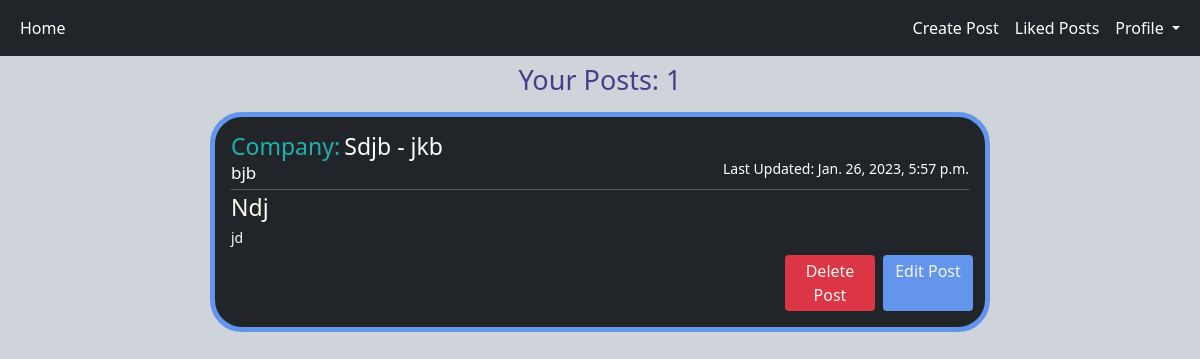
Page /myposts (signed in) on the committed database.
### WOC/models.py (models this page shows, shortened)
class Post(models.Model):
    user = models.CharField(max_length=30)
    id = models.UUIDField(primary_key=True, default=uuid.uuid4)
    company_name = models.CharField(max_length=255)
    title = models.TextField()
    job_profile = models.CharField(max_length=30)
    offer_type = models.CharField(max_length=30)
    year = models.IntegerField()
    posted_at = models.DateTimeField(default=datetime.now)
    main_blog = models.TextField()
    likes = models.IntegerField(default=0)
    creator = models.ForeignKey(Profile, on_delete=models.CASCADE, null=True, related_name='+')
    liked_by = models.ManyToManyField(Profile, default=None, blank=True)

### WOC/views.py (the view)
# urls.py: path('myposts', views.myposts, name='myposts'),
@login_required(login_url='login')
def myposts(request):
    user_profile = Profile.objects.get(user=request.user)
    posts = Post.objects.filter(creator=user_profile).values()
    number_of_post = len(posts)
    if len(posts) != 0:
        return render(request, 'myposts.html',
                      {'user_profile': user_profile, 'posts': posts, 'number_of_post': number_of_post})
    else:
        return render(request, 'nopostpersonal.html')

### templates/myposts.html (shortened to what this page needs)
<!DOCTYPE html>
<html lang="en">
<head>
    <link rel="stylesheet" href="../static/css/home.css">
    <link href="https://cdn.jsdelivr.net/npm/bootstrap@5.3.0-alpha1/dist/css/bootstrap.min.css" rel="stylesheet">
</head>
<body>
<body class="bg-dark-subtle">
<nav class="navbar navbar-expand-lg bg-dark sticky-top">
  <div class="container-fluid ">
    <div class="collapse navbar-collapse " id="navbarSupportedContent">
      <ul class="navbar-nav me-auto mb-0 mb-lg-0 ">
        <li class="nav-item">
          <a class="nav-link active text-white" aria-current="page" href="home">Home</a>
        </li>
          </ul>
        <ul class="navbar-nav ms-auto">
        <li class="nav-item ">
          <a class="nav-link text-white" href="upload">Create Post</a>
        </li>
            <li class="nav-item ">
          <a class="nav-link text-white" href="/likedpost">Liked Posts</a>
        </li>
        <li class="nav-item dropdown">
          <a class="nav-link dropdown-toggle me text-white" href="#" role="button" data-bs-toggle="dropdown" aria-expanded="false" >
            Profile
          </a>
        </li>
      </ul>
    </div>
  </div>
</nav>
<h1 class="text-center my-2" style="font-size: 27px; color: darkslateblue">Your Posts: {{ number_of_post }}</h1>
{% for post in posts %}
    <div class="parth my-3">
        <div class="bg-dark text-white rounded-5 px-3 py-3" id="chaman">
            <h1 class="main_blog" id="company">Company:</h1>
            <h1 class="main_blog" id="compdata"> {{ post.company_name.capitalize }} - {{ post.offer_type }}</h1>
            <br>
                <h1 class="main_blog" id="prof">{{ post.job_profile }}  </h1>
                <h1 class="main_blog" id="time">Last Updated: {{ post.posted_at }}</h1>
            <hr class="mt-1 mb-1">
            <div class="blog">
                <h1 class="title_blog">{{ post.title.capitalize }}</h1>
                <h1 class="main_blog">{{ post.main_blog }}</h1>
            </div>
            <div class="row float-end">
                    <a href="/delete_post?post_id={{post.id}}" class="float-end  p-1 rounded-1 me-2 text-center bg-danger" style="color: #F5F5F5; width: 90px">Delete Post</a>
                    <a href="editpost/{{ post.id }}" class="float-end p-1 rounded-1 me-2 text-center" style="background-color: cornflowerblue; color: #F5F5F5;width: 90px">Edit Post</a>
            </div>
        </div>
    </div>
{% endfor %}
</body>
</html>

### static/css/home.css (style rules this page uses)
.parth { display: flex; flex-direction: column; justify-content: center; align-items: center; width: 100%; }
#chaman { border: 5px solid cornflowerblue; border-radius: 5px; width: 65%; }
.main_blog { font-size: 14px; text-align: justify; }
#time { float: right; vertical-align: text-bottom; display: inline; }
#prof { font-size: 17px; display: inline; }
#company { font-size: 23px; display: inline; color: lightseagreen; padding-bottom: 2px; }
#compdata { font-size: 23px; display: inline; }
.title_blog { font-size: 23px; color: ivory; }
a:link { text-decoration: none; color: cornflowerblue; }

### rows in the picture
Post: company_name "Sdjb", offer_type "jkb", job_profile "bjb", posted_at "Jan. 26, 2023, 5:57 p.m.", title "Ndj", main_blog "jd"

### other values in the picture
{{ number_of_post }} "1"
